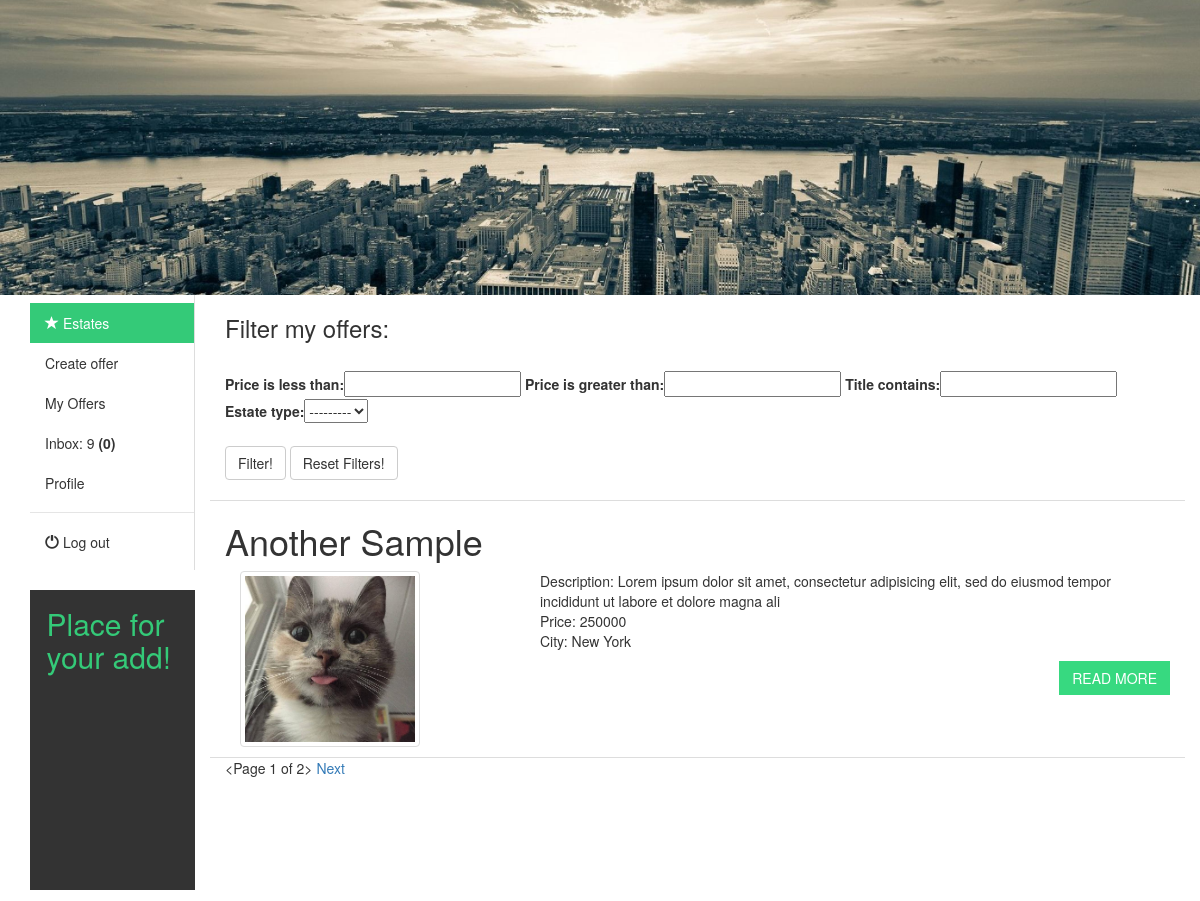
Screenshot of /myoffers/ (signed in) with the database file from the repository.
### estate_app/models.py (models this page shows, shortened)
class PropertyModel(models.Model):
    author      = models.ForeignKey(User, on_delete=models.CASCADE,
            related_name = 'estates')
    title       = models.CharField(max_length = 128)
    text        = models.TextField(max_length = 10000)
    price       = models.PositiveIntegerField(
            validators=[MaxValueValidator(1000000000)]) #MAX VALUE
    city        = models.CharField(max_length = 64)
    types       = Choices('Flat', 'House', 'Plot')
    estate_type = models.CharField(choices=types, default=types.Flat, max_length=8)

class ImagesModel(models.Model):
    property = models.ForeignKey(PropertyModel, related_name = 'images', on_delete=models.CASCADE)
    image = models.ImageField( verbose_name = 'Image') #upload_to = get_filename,

### estate_app/views.py (the view)
# urls.py: path('myoffers/', views.MyOfferList.as_view(), name='my_offers_list'),
class MyOfferList(LoginRequiredMixin, BaseFilterView, ListView):
    model = models.PropertyModel
    template_name = 'estate_app/my_offers_list.html'
    paginate_by = 1
    filterset_class = filters.PropertyFilter
    def get_queryset(self):
        return models.PropertyModel.objects.filter(author=self.request.user).order_by('-id')

### common_tags/templatetags/my_tags.py (called while the page is built)
@register.simple_tag
def total_messages(user_id):
    total_messages = estate_models.UserMessages.objects.filter(
        msg_receiver = user_id).count()
    return total_messages

@register.simple_tag
def unread_messages(user_id):
    unread = estate_models.UserMessages.objects.filter(
        msg_receiver = user_id, is_read = False).count()
    return unread

@register.simple_tag
def get_first_photo(offer_id):
    img = estate_models.ImagesModel.objects.filter(
        property = offer_id).first()
    if img:
        return img.image.url
    else:
        return STATIC_URL + 'estate_pro/noimage.png'

@register.simple_tag
def cut_text(text):
    return text[:120]

@register.simple_tag
def url_replace(request, field, value):
    d = request.GET.copy()
    d[field] = value
    return d.urlencode()

### estate_app/templates/estate_app/my_offers_list.html (shortened to what this page needs)
{% extends "base.html" %}
{% load bootstrap3 %}
{% load my_tags %}
{% block content %}
<div class="col-sm-10 blogShort">
  <form method="GET">
    <h3>Filter my offers:</h3>
    <br>
    {{filter.form.as_table}}
    <br>
    <br>
    <input class="btn btn-default" type="submit" value="Filter!">
    <a class="btn btn-default" href="{%url 'estate_app:property_list_view' %}">Reset Filters!</a>
  </form>
  <br>
</div>
   {% for offer in object_list %}
    <div class="col-sm-10 pull-right blogShort">
        <h1>{{offer.title}}</h1>
        <div class="col-sm-4 pull-left">
          <img src="{% get_first_photo offer.id %}" alt="post img" class="pull-left img-responsive margin10 img-thumbnail profile-img">
        </div>
        <article><p>
            Description: {% cut_text offer.text %} <br>
            Price: {{offer.price}} <br>
            City: {{offer.city}}
          </p></article>
        <a class="btn btn-blog pull-right marginBottom10" href="{% url 'estate_app:property_detail_view' offer.id %}">READ MORE</a>
    </div>
  {% endfor %}
  <div class="paginator col-sm-10">
    {% if is_paginated %}
      {{page_obj}}
      {% if page_obj.has_next %}
        <a href="?{% url_replace request 'page' page_obj.next_page_number %}"> Next </a>
      {% endif %}
    {% endif %}
  </div>
{% endblock %}

### templates/base.html (shortened to what this page needs)
<!DOCTYPE html>
{% load static %}
{% load my_tags %}
<html lang="en" dir="ltr">
  <head>
    <link href="//netdna.bootstrapcdn.com/bootstrap/3.0.0/css/bootstrap.min.css" rel="stylesheet" id="bootstrap-css">
    <link rel="stylesheet" href="{% static 'estate_pro/css/master.css' %}" type="text/css">
  </head>
  <body>
    <img class="bg-picture" src="{% static 'estate_pro/city.PNG' %}" alt="">
    <div class="container">
	     <div id="blog" class="row">
          <div class="col-sm-2 paddingTop20">
            <nav class="nav-sidebar">
                <ul class="nav">
                    <li class="active"><a href="{%url 'estate_app:property_list_view' %}"><span class="glyphicon glyphicon-star"></span> Estates</a></li>
                    {% if user.is_authenticated %}
                      <li><a href="{% url 'estate_app:property_create' %}">Create offer</a></li>
                      <li><a href="{% url 'estate_app:my_offers_list' %}">My Offers</a></li>
                      <li><a href="{% url 'accounts:chat' %}">
                        Inbox: {% total_messages user.id %} <b> ({% unread_messages user.id %})</b> </a> </li>
                      <li> <a href="{% url 'accounts:details_view' pk=user.id %}">Profile</a></li>
                      <li class="nav-divider"></li>
                      <li><a href="{% url 'accounts:logout'%}"><i class="glyphicon glyphicon-off"></i> Log out</a></li>
                    {% else %}
                      <li class="nav-divider"></li>
                      <li> <a href="{% url 'accounts:login' %}"><i class="glyphicon glyphicon-off"></i> Log in </a></li>
                    {% endif %}
                </ul>
            </nav>
                      <div><h2 class="add">Place for your add!</h2></div>
        </div>
        {% block content %}
        {% endblock %}
     </div>
    </div>
  </body>
</html>

### static/estate_pro/css/master.css (style rules this page uses)
.profile-img { max-height: 180px; max-width: 180px; }
.bg-picture { width:100%; }
.blogShort { border-bottom:1px solid #ddd; }
.add { background: #333; padding: 10%; height: 300px; }
.nav-sidebar { width: 100%; padding: 8px 0; border-right: 1px solid #ddd; }
.nav-sidebar a { color: #333; -webkit-transition: all 0.08s linear; -moz-transition: all 0.08s linear; -o-transition: all 0.08s linear; transition: all 0.08s linear; }
.nav-sidebar .active a { cursor: default; background-color: #34ca78; color: #fff; }
.btn-blog { color: #ffffff; background-color: #37d980; border-color: #37d980; border-radius:0; margin-bottom:10px }
h2 { color:#34ca78; }
.margin10 { margin-bottom:10px; margin-right:10px; }

### rows the page displays
PropertyModel: title "Another Sample", id.image (picture), text "Lorem ipsum dolor sit amet, consectetur adipisicing elit, sed do eiusmod tempor incididunt ut labore et dolore magna ali", price "250000", city "New York"

### other values shown
{{ page_obj }} "<Page 1 of 2>"
